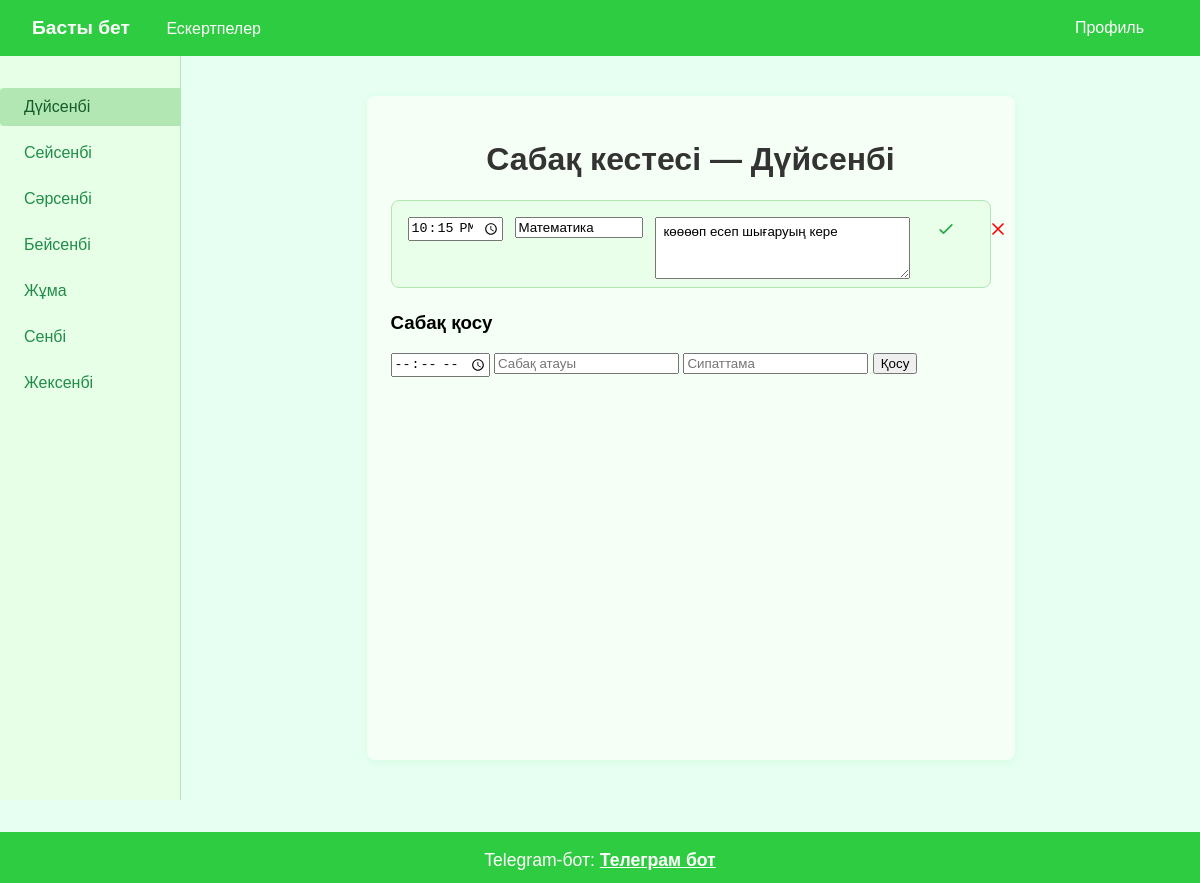
Page / (signed in) on the earlier database version.
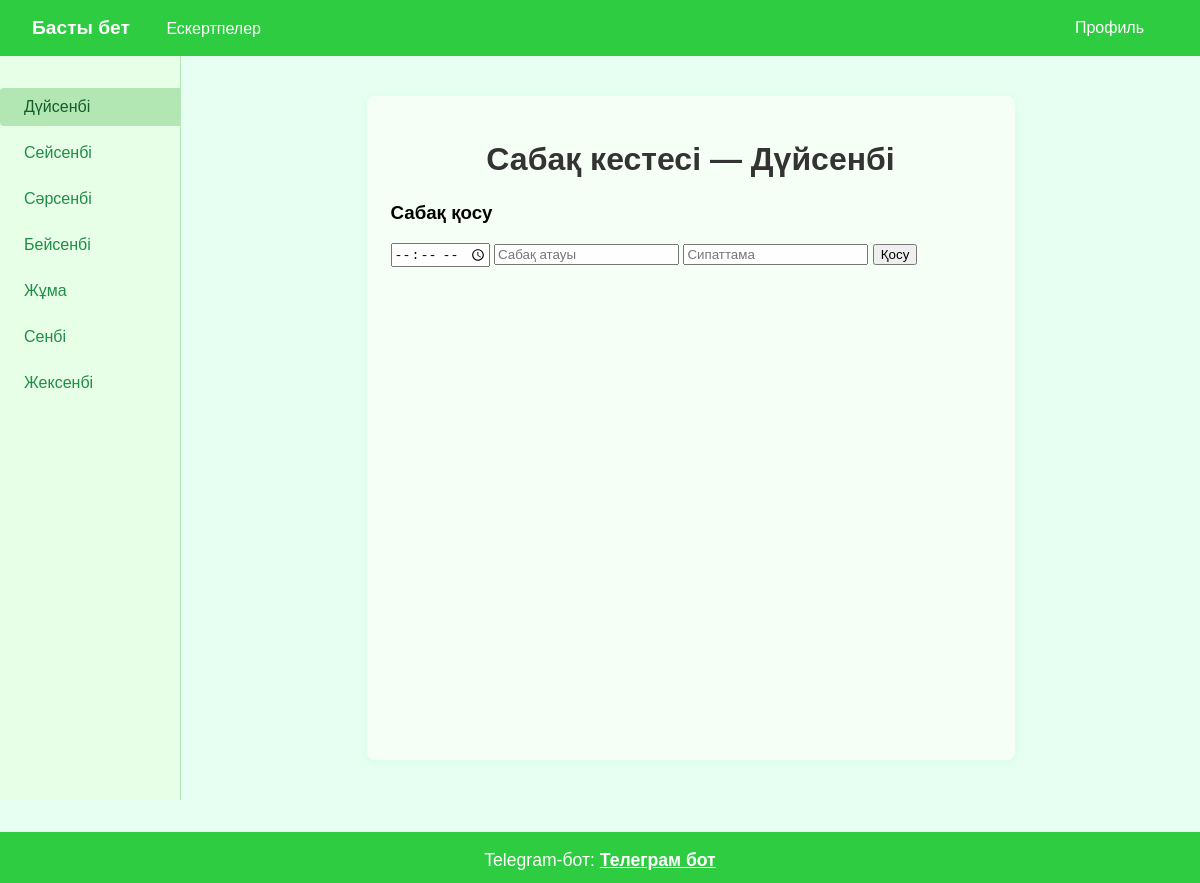
Same page on the later database version.
### tables this page shows
CREATE TABLE schedules (
            id INTEGER PRIMARY KEY AUTOINCREMENT,
            user_id INTEGER NOT NULL,
            day TEXT NOT NULL,
            time TEXT NOT NULL,
            subject TEXT NOT NULL,
            desc TEXT NOT NULL,
            FOREIGN KEY(user_id) REFERENCES users(id)
        );

### app.py (the view)
@app.route('/', methods=['GET'])
def schedule():
    if 'user_phone' not in session:
        return redirect(url_for('login'))
    day = request.args.get('day', 'Дүйсенбі')
    child_phone = request.args.get('child_phone')
    with sqlite3.connect(DB_PATH) as conn:
        cur = conn.execute('SELECT id, role FROM users WHERE phone=?', (session['user_phone'],))
        user = cur.fetchone()
        user_id = user[0] if user else None
        role = user[1] if user else None
        target_id = user_id
        if role == 'ата-ана' and child_phone:
            cur2 = conn.execute('''SELECT u.id FROM users u JOIN parent_child pc ON u.id = pc.child_id WHERE u.phone=? AND pc.parent_id=?''', (child_phone, user_id))
            child = cur2.fetchone()
            if child:
                target_id = child[0]
        cur = conn.execute('SELECT id, time, subject, desc FROM schedules WHERE user_id=? AND day=? ORDER BY time', (target_id, day))
        lessons = [{'id': row[0], 'time': row[1], 'subject': row[2], 'desc': row[3]} for row in cur.fetchall()]
        children = []
        if role == 'ата-ана':
            cur = conn.execute('''SELECT u.first_name, u.last_name, u.phone FROM users u JOIN parent_child pc ON u.id = pc.child_id WHERE pc.parent_id=?''', (user_id,))
            children = [{'first_name': row[0], 'last_name': row[1], 'phone': row[2]} for row in cur.fetchall()]
    return render_template('schedule.html', lessons=lessons, days=days_list, current_day=day, children=children, selected_child=child_phone)

### templates/schedule.html (shortened to what this page needs)
<!DOCTYPE html>
<html lang="kk">
<head>
    <link rel="stylesheet" href="/static/css/style.css">
</head>
<body>
    <nav class="main-nav">
        <div class="nav-left">
            <a href="#" class="nav-logo">Басты бет</a>
            <a href="/notes">Ескертпелер</a>
        </div>
        <div class="nav-right">
            {% if session.user_phone %}
                <a href="/profile" class="profile-link">Профиль</a>
            {% else %}
                <a href="/login" class="profile-link">Кіру</a>
                <a href="/register" class="profile-link">Тіркелу</a>
            {% endif %}
        </div>
    </nav>
    <div class="page-layout">
        <aside class="side-nav">
            <ul>
                {% for day in days %}
                <li><a href="/?day={{ day }}" {% if day == current_day %}class="active"{% endif %}>{{ day }}</a></li>
                {% endfor %}
            </ul>
        </aside>
        <div class="container">
            <h1>Сабақ кестесі — {{ current_day }}</h1>
            <ul class="lessons-list">
                {% for lesson in lessons %}
                <li class="lesson-block">
                    <form method="post" action="/edit_lesson" class="lesson-form lesson-actions-row">
                        <div class="lesson-row">
                            <input type="time" name="time" value="{{ lesson.time }}" required class="lesson-time">
                            <input type="text" name="subject" value="{{ lesson.subject }}" required class="lesson-subject" placeholder="Сабақ атауы">
                            <textarea name="desc" placeholder="Сипаттама" required class="lesson-desc">{{ lesson.desc or '' }}</textarea>
                            <button type="submit" class="save-btn" title="Сақтау" style="background:none;border:none;cursor:pointer;margin-left:8px;padding:2px 6px;">
                                <svg xmlns="http://www.w3.org/2000/svg" width="20" height="20" fill="none" viewBox="0 0 24 24" stroke="#28a745"><path stroke-linecap="round" stroke-linejoin="round" stroke-width="2" d="M5 13l4 4L19 7"/></svg>
                            </button>
                        </div>
                    </form>
                    <form method="post" action="/delete_lesson" class="delete-form">
                        <button type="submit" title="Жою" style="background:none;border:none;cursor:pointer;">
                            <svg xmlns="http://www.w3.org/2000/svg" width="20" height="20" fill="none" viewBox="0 0 24 24" stroke="red"><path stroke-linecap="round" stroke-linejoin="round" stroke-width="2" d="M6 18L18 6M6 6l12 12"/></svg>
                        </button>
                    </form>
                </li>
                {% endfor %}
            </ul>
            <h3>Сабақ қосу</h3>
            <form method="post" action="/add_lesson" class="add-lesson-form">
                <input type="time" name="time" required>
                <input type="text" name="subject" placeholder="Сабақ атауы" required>
                <input type="text" name="desc" placeholder="Сипаттама" required>
                <button type="submit">Қосу</button>
            </form>
        </div>
    </div>
    <footer>
        Telegram-бот: <a href="https://t.me/Schedule_MessageS_SMS_bot" target="_blank">Телеграм бот</a>
    </footer>
</body>
</html>

### static/css/style.css (style rules this page uses)
html, body { font-family: Arial, sans-serif; background: #e6fff2; margin: 0; padding: 0; display: flex; flex-direction: column; }
.main-nav { display: flex; justify-content: space-between; align-items: center; background: #2ecc40; padding: 0 32px; height: 56px; color: #fff; }
.main-nav .nav-left a, .main-nav .nav-right a { color: #fff; text-decoration: none; margin-right: 24px; font-weight: 500; transition: opacity 0.2s; }
.main-nav .nav-left a:last-child { margin-right: 0; }
.main-nav .nav-left a.nav-logo { font-size: 1.2em; font-weight: bold; margin-right: 32px; }
.main-nav .nav-right { margin-left: auto; }
.page-layout { display: flex; min-height: calc(100vh - 56px); }
.side-nav { width: 180px; background: #e6ffe6; padding: 32px 0 0 0; border-right: 1px solid #b2e6b2; min-height: 100%; }
.side-nav ul { list-style: none; padding: 0; margin: 0; }
.side-nav li { margin-bottom: 8px; }
.side-nav a { display: block; color: #218c4a; text-decoration: none; padding: 10px 24px; border-radius: 4px 0 0 4px; transition: background 0.2s, color 0.2s; }
.side-nav a:hover, .side-nav a.active { background: #b2e6b2; color: #145c2c; }
.container { max-width: 600px; margin: 40px auto; background: #f6fff6; padding: 24px; border-radius: 8px; box-shadow: 0 2px 8px rgba(46,204,64,0.08); flex: 1; }
h1 { text-align: center; color: #333; }
footer { background: #2ecc40; color: #fff; text-align: center; padding: 18px 0 12px 0; margin-top: 32px; font-size: 1.1em; }
footer a { color: #fff; text-decoration: underline; font-weight: bold; }

Differences in the rows shown:
removed schedules: day "Дүйсенбі", time "22:15", subject "Математика", desc "көөөөп есеп шығаруың кере"
Other differences:
{{ current_day }}: (not shown) → "Дүйсенбі"
